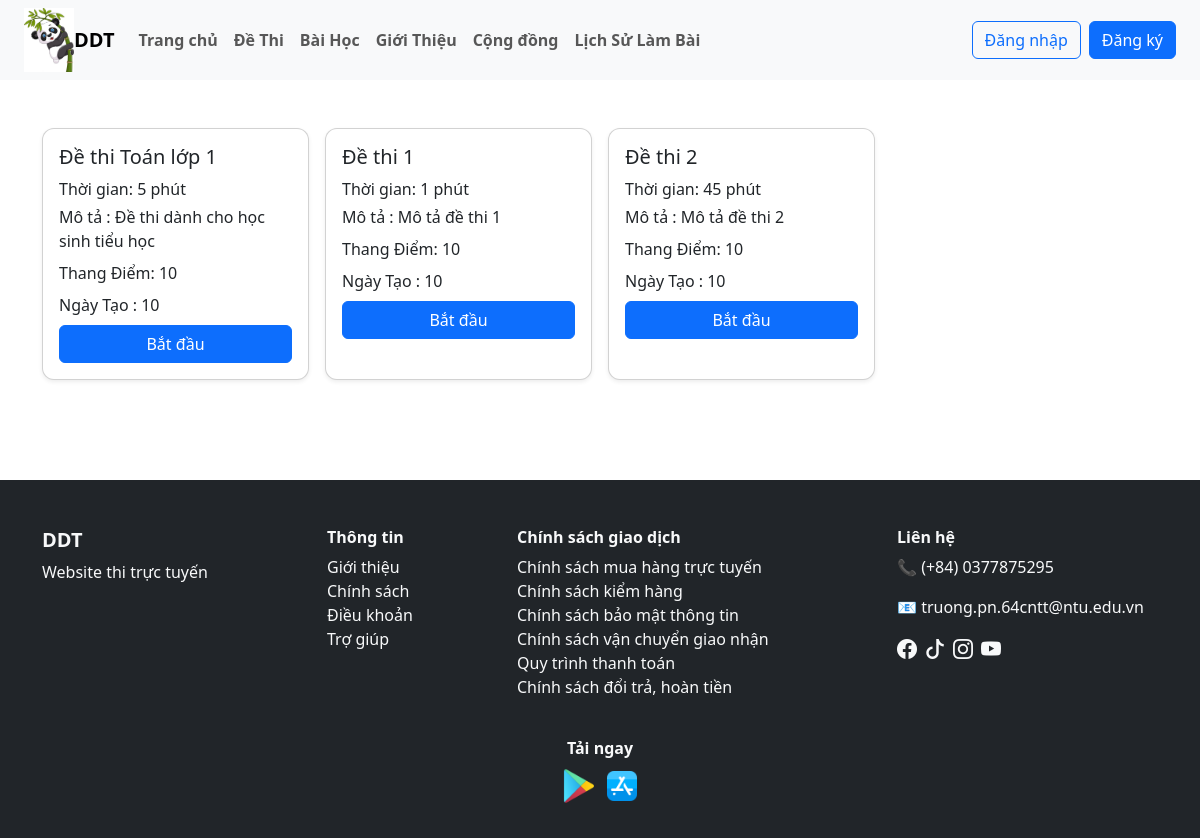
/user/bai_thi_theo_muc.php, run on an earlier commit of the app's database.
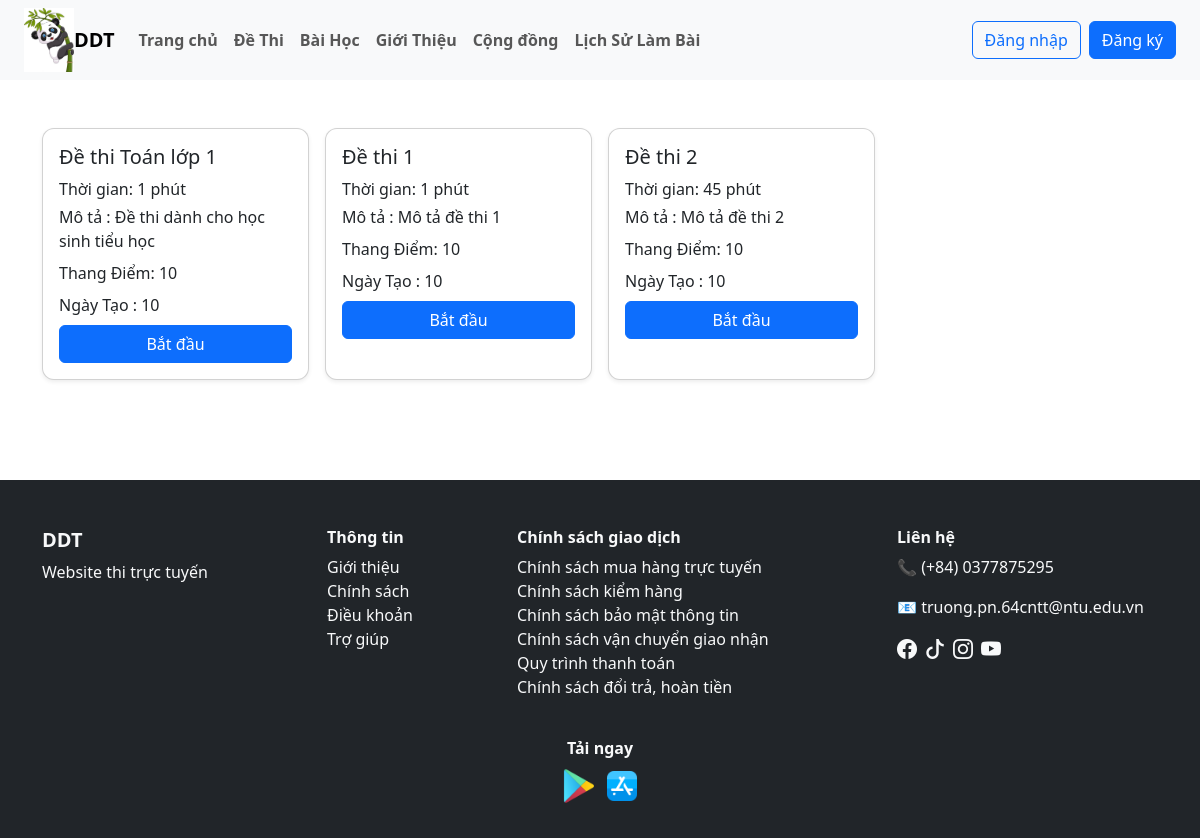
And on a later commit of the database.
### tables this page shows
CREATE TABLE `de_thi` (
  `id` varchar(10) NOT NULL,
  `id_danh_muc` int(11) DEFAULT NULL,
  `ten_de_thi` varchar(255) NOT NULL,
  `mo_ta` text DEFAULT NULL,
  `thoi_gian` int(11) DEFAULT NULL,
  `id_bai_hoc` varchar(10) DEFAULT NULL,
  `thang_diem` int(11) DEFAULT 10,
  `ngay_tao` datetime DEFAULT current_timestamp(),
  `trang_thai` tinyint(1) NOT NULL DEFAULT 0
);

### user/bai_thi_theo_muc.php (the view, shortened to what this page needs)
<?php
include("./header.php");
if(isset($_GET['id_dm'])){
    $id_dm = $_GET['id_dm'];
    $sql_dm = "SELECT ten_danh_muc FROM danh_muc_de_thi WHERE id = $id_dm";
    $result_dm = mysqli_query($dbc, $sql_dm);
    if(mysqli_num_rows($result_dm) > 0){
        $ten_dm = mysqli_fetch_assoc($result_dm)['ten_danh_muc'];
    }
    $sql_de = "SELECT * FROM de_thi WHERE id_danh_muc = $id_dm ORDER BY ngay_tao DESC";
    $result_de = mysqli_query($dbc, $sql_de);
} else {
    $result_de = mysqli_query($dbc, "SELECT * FROM de_thi ORDER BY ngay_tao DESC");
}
?>
<div class="container my-5">
    <div class="row g-3">
        <?php if(mysqli_num_rows($result_de) > 0): ?>
        <?php while($row = mysqli_fetch_assoc($result_de)): ?>
        <div class="col-12 col-sm-6 col-md-4 col-lg-3">
            <div class="card shadow-sm h-100">
                <div class="card-body">
                    <h5 class="card-title"><?= $row['ten_de_thi'] ?></h5>
                    <p class="card-text mb-1">Thời gian: <?= $row['thoi_gian'] ?> phút</p>
                    <p class="card-text mb-2">Mô tả : <?php echo $row['mo_ta']?></p>
                    <p class="card-text mb-2">Thang Điểm: <?php echo $row['thang_diem']?></p>
                    <p class="card-text mb-2">Ngày Tạo : <?php echo $row['thang_diem']?></p>
                    <a href="./chi_tiet_de_thi.php?id=<?= $row['id'] ?>" class="btn btn-primary w-100">Bắt đầu</a>
                </div>
            </div>
        </div>
        <?php endwhile; ?>
        <?php else: ?>
        <p>Chưa có đề thi nào trong danh mục này.</p>
        <?php endif; ?>
    </div>
</div>
<?php include("./footer.php"); ?>

### user/header.php (shortened to what this page needs)
<!DOCTYPE html>
<html lang="vi">
<head>
    <link href="https://cdn.jsdelivr.net/npm/bootstrap@5.3.8/dist/css/bootstrap.min.css" rel="stylesheet"
>
    <link href="https://cdn.jsdelivr.net/npm/bootstrap-icons/font/bootstrap-icons.css" rel="stylesheet">
    <link rel="stylesheet" href="./CSS/style_user.css">
</head>
<body>
    <nav class="navbar navbar-expand-lg navbar-light bg-light px-4">
        <img src="../app/image/hinh-gau-truc-chibi-cute_082047594.jpg" alt="Gấu trúc cute" style="width: 50px;">
        <a class="navbar-brand fw-bold" href="./index.php">DDT</a>
        <div class="collapse navbar-collapse" id="navbarNav">
            <?php $current_page = basename($_SERVER['PHP_SELF']); ?>
            <ul class="navbar-nav me-auto mb-2 mb-lg-0 fw-bold">
                <li class="nav-item">
                    <a class="nav-link <?= ($current_page == 'index.php') ? 'active' : '' ?>" href="./index.php">Trang
                        chủ</a>
                </li>
                <li class="nav-item">
                    <a class="nav-link <?= ($current_page == 'de_thi.php') ? 'active' : '' ?>" href="./de_thi.php">Đề
                        Thi</a>
                </li>
                <li class="nav-item">
                    <a class="nav-link <?= ($current_page == 'bai_hoc.php') ? 'active' : '' ?>" href="./bai_hoc.php">Bài
                        Học</a>
                </li>
                <li class="nav-item">
                    <a class="nav-link <?= ($current_page == 'gioi_thieu.php') ? 'active' : '' ?>"
                        href="./gioi_thieu.php">Giới
                        Thiệu</a>
                </li>
                <li class="nav-item">
                    <a class="nav-link <?= ($current_page == 'cong_dong.php') ? 'active' : '' ?>"
                        href="./cong_dong.php">Cộng
                        đồng</a>
                </li>
                <li class="nav-item">
                    <a class="nav-link <?= ($current_page == 'lich_su_lam_bai.php') ? 'active' : '' ?>"
                        href="./lich_su_lam_bai.php">Lịch Sử Làm Bài</a>
                </li>
            </ul>
            <div class="d-flex align-items-center">
                <?php if (isset($_SESSION['user_id'])): ?>
                <div class="dropdown">
                    <a href="#" class="d-flex align-items-center text-decoration-none dropdown-toggle ms-2 me-2"
                        id="userDropdown" data-bs-toggle="dropdown">
                        <?php $anh_avatar =  $_SESSION['anh_dai_dien'] ?? 'default.png'; ?>
                        <img src="./image_user/<?php echo $anh_avatar ?>" alt="Ảnh đại diện" class="rounded-circle me-2"
                            style="width: 40px; height: 40px; object-fit: cover;">
                        <span><?php echo $_SESSION['ho_ten']; ?></span>
                    </a>
                    <ul class="dropdown-menu dropdown-menu-end" aria-labelledby="userDropdown">
                        <li><a class="dropdown-item" href="./person.php">Trang cá nhân</a></li>
                        <li><a class="dropdown-item" href="./logout.php">Đăng xuất</a></li>
                    </ul>
                </div>
                <?php else: ?>
                <a href="./login.php"><button class="btn btn-outline-primary me-2">Đăng nhập</button></a>
                <a href="./register.php"><button class="btn btn-primary">Đăng ký</button></a>
                <?php endif; ?>
            </div>
        </div>
    </nav>
</body>
</html>

### user/footer.php
<footer class="bg-dark text-light pt-5 pb-3 " style="margin-top: 100px;">
    <div class="container">
        <div class="row">
            <div class="col-md-3 mb-4 ">
                <h5 class="text-uppercase fw-bold">DDT</h5>
                <p>Website thi trực tuyến</p>
            </div>
            <div class="col-md-2 mb-4">
                <h6 class="fw-bold">Thông tin</h6>
                <ul class="list-unstyled">
                    <li><a href="#" class="text-light text-decoration-none">Giới thiệu</a></li>
                    <li><a href="#" class="text-light text-decoration-none">Chính sách</a></li>
                    <li><a href="#" class="text-light text-decoration-none">Điều khoản</a></li>
                    <li><a href="#" class="text-light text-decoration-none">Trợ giúp</a></li>
                </ul>
            </div>
            <div class="col-md-4 mb-4">
                <h6 class="fw-bold">Chính sách giao dịch</h6>
                <ul class="list-unstyled">
                    <li><a href="#" class="text-light text-decoration-none">Chính sách mua hàng trực tuyến</a></li>
                    <li><a href="#" class="text-light text-decoration-none">Chính sách kiểm hàng</a></li>
                    <li><a href="#" class="text-light text-decoration-none">Chính sách bảo mật thông tin</a></li>
                    <li><a href="#" class="text-light text-decoration-none">Chính sách vận chuyển giao nhận</a></li>
                    <li><a href="#" class="text-light text-decoration-none">Quy trình thanh toán</a></li>
                    <li><a href="#" class="text-light text-decoration-none">Chính sách đổi trả, hoàn tiền</a></li>
                </ul>
            </div>
            <div class="col-md-3 mb-4">
                <h6 class="fw-bold">Liên hệ</h6>
                <p>📞 (+84) 0377875295</p>
                <p>📧 truong.pn.64cntt@ntu.edu.vn</p>
                <div class="d-flex gap-2">
                    <a href="#"><i class="bi bi-facebook text-light fs-5"></i></a>
                    <a href="#"><i class="bi bi-tiktok text-light fs-5"></i></a>
                    <a href="#"><i class="bi bi-instagram text-light fs-5"></i></a>
                    <a href="#"><i class="bi bi-youtube text-light fs-5"></i></a>
                </div>
            </div>
        </div>
        <div class="row mb-3">
            <div class="col text-center">
                <h6 class="fw-bold">Tải ngay</h6>
                <a href="#"><img src="../app/image/icons8-google-play-48.png" alt="Google Play"
                        style="height:40px;"></a>
                <a href="#"><img src="../app/image/icons8-app-store-48.png" alt="App Store" style="height:40px;"></a>
            </div>
        </div>
    </div>
</footer>

### user/CSS/style_user.css (style rules this page uses)
.nav-link { transition: background-color 0.3s ease, color 0.3s ease; }
.card { border-radius: 12px; overflow: hidden; }

What changed in the data, as far as the page shows it:
changed de_thi "Đề thi Toán lớp 1": thoi_gian "5" → "1"
